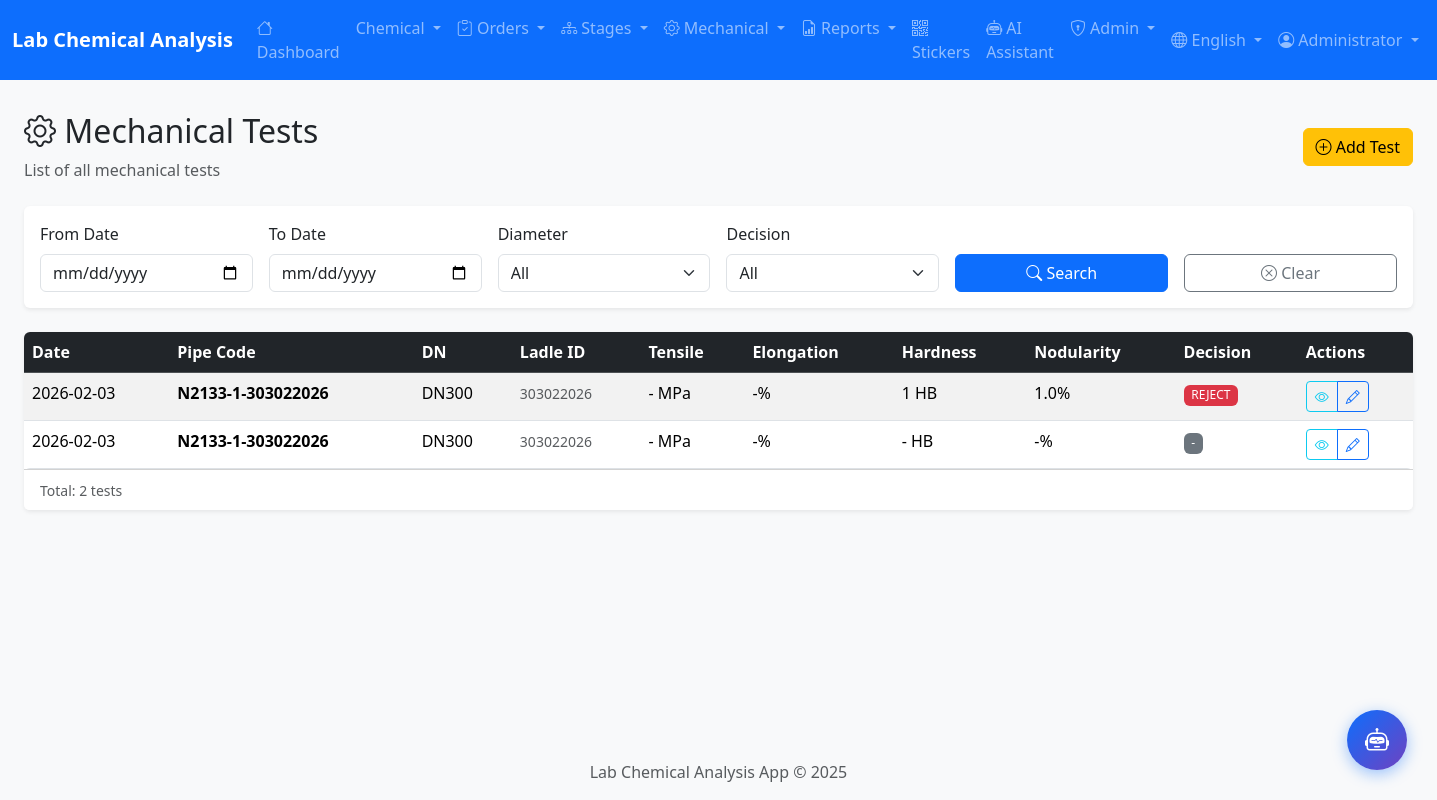
Before: /mechanical/ (signed in) with the older database file.
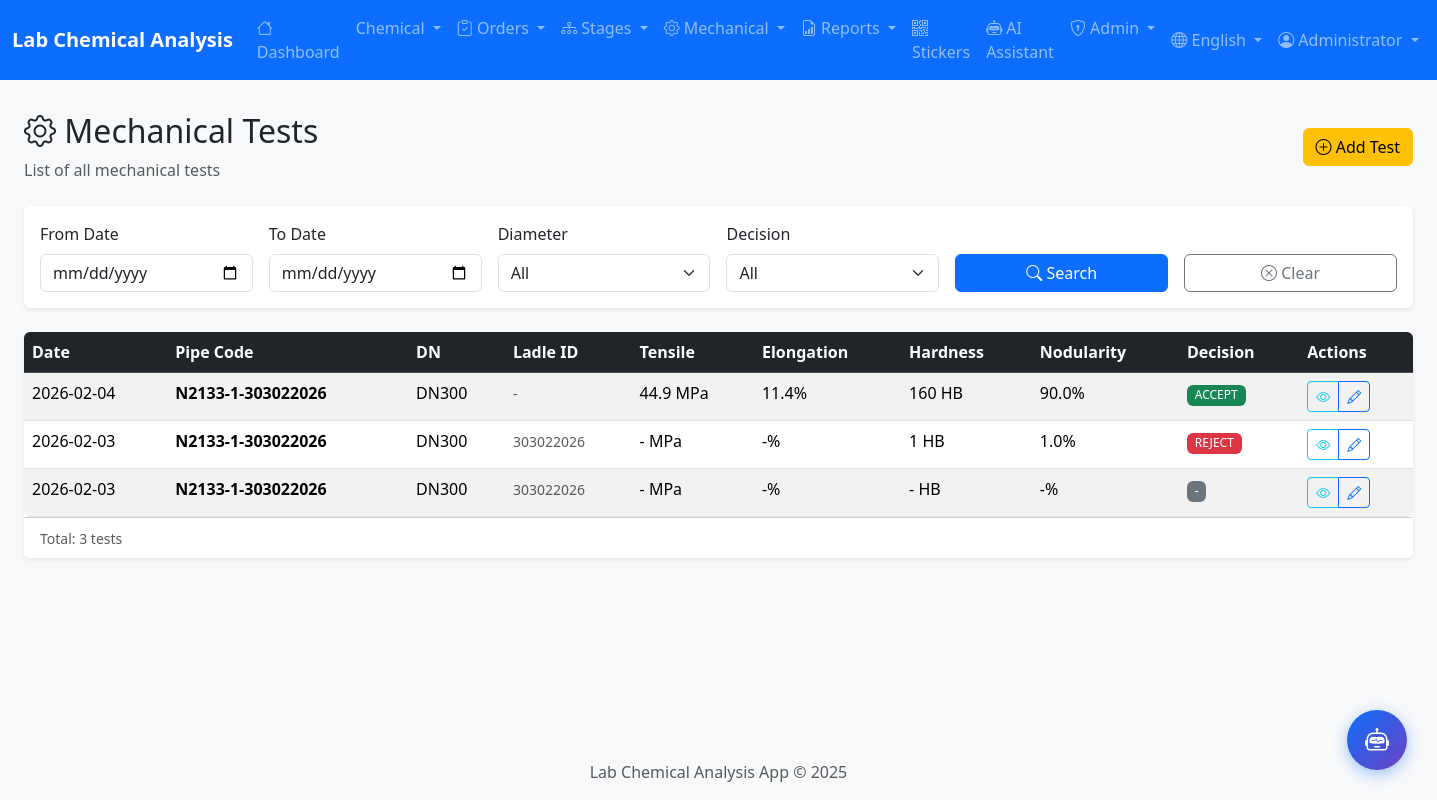
After: the same page with the newer database file.
### app/models/mechanical.py (models this page shows, shortened)
class MechanicalTest(db.Model):
    __tablename__ = 'mechanical_tests'
    id = db.Column(db.Integer, primary_key=True)
    test_date = db.Column(db.Date, nullable=False, index=True)
    test_number = db.Column(db.Integer)
    diameter = db.Column(db.Integer)  # 300, 500, etc.
    code = db.Column(db.String(50))  # A2989, V4783
    pipe_code = db.Column(db.String(100), index=True)  # Full pipe code: N2133-1-303022026
    pipe_no = db.Column(db.Integer)
    ladle_id = db.Column(db.String(20), db.ForeignKey('chemical_analyses.ladle_id'), index=True)
    pipe_id = db.Column(db.Integer, db.ForeignKey('pipes.id'), index=True)
    day = db.Column(db.Integer)
    month = db.Column(db.Integer)
    year = db.Column(db.Integer)
    sample_thickness = db.Column(db.Float)
    d1 = db.Column(db.Float)
    d2 = db.Column(db.Float)
    d3 = db.Column(db.Float)
    avg_dimension = db.Column(db.Float)  # AVD
    original_length = db.Column(db.Float)  # Lo
    final_length = db.Column(db.Float)  # Lf
    area_d_squared = db.Column(db.Float)  # (A) D^2
    force_kgf = db.Column(db.Float)  # F =Kgf
    tensile_strength = db.Column(db.Float)  # sigma = F/A
    elongation = db.Column(db.Float)  # E = (Lf-Lo)/Lo x100
    microstructure = db.Column(db.Text)
    percent_85 = db.Column(db.Float)  # >85%
    percent_70 = db.Column(db.Float)  # >70%
    percent_40 = db.Column(db.Float)  # >40%
    percent_1 = db.Column(db.Float)  # <1%
    nodularity_percent = db.Column(db.Float)  # %Nd
    nodule_count = db.Column(db.Integer)  # NC
    hardness = db.Column(db.Float)
    carbides = db.Column(db.Float)
    shift = db.Column(db.Integer)
    tester_name = db.Column(db.String(100))
    decision = db.Column(db.String(20))
    reason = db.Column(db.Text)
    has_defect = db.Column(db.Boolean, default=False)
    defect_reason = db.Column(db.Text)
    comments = db.Column(db.Text)
    created_at = db.Column(db.DateTime, default=datetime.utcnow)
    created_by_id = db.Column(db.Integer, db.ForeignKey('users.id'))

### app/routes/mechanical.py (the view)
@mechanical_bp.route('/')
@login_required
def list():
    page = request.args.get('page', 1, type=int)
    per_page = 20
    date_from = request.args.get('date_from')
    date_to = request.args.get('date_to')
    diameter = request.args.get('diameter', type=int)
    query = MechanicalTest.query
    if date_from:
        query = query.filter(MechanicalTest.test_date >= date_from)
    if date_to:
        query = query.filter(MechanicalTest.test_date <= date_to)
    if diameter:
        query = query.filter(MechanicalTest.diameter == diameter)
    tests = query.order_by(MechanicalTest.test_date.desc())\
        .paginate(page=page, per_page=per_page)
    return render_template('mechanical/list.html', tests=tests)

### app/__init__.py (called while the page is built)
def get_locale():
    locale = request.cookies.get('locale')
    if locale in ['ar', 'en']:
        return locale
    return request.accept_languages.best_match(['ar', 'en']) or 'en'

### app/models/user.py (called while the page is built)
    @property
    def is_admin(self):
        return self.role == self.ROLE_ADMIN

### app/templates/mechanical/list.html (shortened to what the changed rows need)
{% extends 'base.html' %}
{% block content %}
<div class="container-fluid">
    <div class="row mb-4">
        <div class="col">
            <div class="d-flex justify-content-between align-items-center">
                <div>
                    <h2>
                        <i class="bi bi-gear"></i>
                        {{ 'الاختبارات الميكانيكية' if current_locale == 'ar' else 'Mechanical Tests' }}
                    </h2>
                </div>
            </div>
        </div>
    </div>
    <div class="card border-0 shadow-sm">
        <div class="card-body p-0">
            <div class="table-responsive">
                <table class="table table-hover table-striped mb-0">
                    <thead class="table-dark">
                        <tr>
                            <th>{{ 'التاريخ' if current_locale == 'ar' else 'Date' }}</th>
                            <th>{{ 'كود الأنبوب' if current_locale == 'ar' else 'Pipe Code' }}</th>
                            <th>{{ 'القطر' if current_locale == 'ar' else 'DN' }}</th>
                            <th>{{ 'معرف المغرفة' if current_locale == 'ar' else 'Ladle ID' }}</th>
                            <th>{{ 'قوة الشد' if current_locale == 'ar' else 'Tensile' }}</th>
                            <th>{{ 'الاستطالة' if current_locale == 'ar' else 'Elongation' }}</th>
                            <th>{{ 'الصلادة' if current_locale == 'ar' else 'Hardness' }}</th>
                            <th>{{ 'النودولارية' if current_locale == 'ar' else 'Nodularity' }}</th>
                            <th>{{ 'القرار' if current_locale == 'ar' else 'Decision' }}</th>
                            <th>{{ 'إجراءات' if current_locale == 'ar' else 'Actions' }}</th>
                        </tr>
                    </thead>
                    <tbody>
                        {% for test in tests %}
                        <tr>
                            <td>{{ test.test_date }}</td>
                            <td><strong>{{ test.pipe_code or test.code or '-' }}</strong></td>
                            <td>DN{{ test.diameter or '?' }}</td>
                            <td><small class="text-muted">{{ test.ladle_id or '-' }}</small></td>
                            <td>{{ '%.1f'|format(test.tensile_strength) if test.tensile_strength else '-' }} MPa</td>
                            <td>{{ '%.1f'|format(test.elongation) if test.elongation else '-' }}%</td>
                            <td>{{ '%.0f'|format(test.hardness) if test.hardness else '-' }} HB</td>
                            <td>{{ '%.1f'|format(test.nodularity_percent) if test.nodularity_percent else '-' }}%</td>
                            <td>
                                {% if test.decision == 'ACCEPT' %}
                                <span class="badge bg-success">{{ test.decision }}</span>
                                {% elif test.decision == 'REJECT' %}
                                <span class="badge bg-danger">{{ test.decision }}</span>
                                {% else %}
                                <span class="badge bg-secondary">{{ test.decision or '-' }}</span>
                                {% endif %}
                            </td>
                            <td>
                                <div class="btn-group btn-group-sm">
                                    <a href="{{ url_for('mechanical.detail', id=test.id) }}" class="btn btn-outline-info" title="View">
                                        <i class="bi bi-eye"></i>
                                    </a>
                                    <a href="{{ url_for('mechanical.edit', id=test.id) }}" class="btn btn-outline-primary" title="Edit">
                                        <i class="bi bi-pencil"></i>
                                    </a>
                                </div>
                            </td>
                        </tr>
                        {% else %}
                        <tr>
                            <td colspan="10" class="text-center py-4 text-muted">
                                {{ 'لا توجد نتائج' if current_locale == 'ar' else 'No results found' }}
                            </td>
                        </tr>
                        {% endfor %}
                    </tbody>
                </table>
            </div>
        </div>
        {% if tests.total > 0 %}
        <div class="card-footer bg-white">
            <small class="text-muted">
                {{ 'إجمالي:' if current_locale == 'ar' else 'Total:' }} {{ tests.total }}
                {{ 'اختبار' if current_locale == 'ar' else 'tests' }}
            </small>
        </div>
        {% endif %}
    </div>
</div>
{% endblock %}

Changed rows visible on the page:
added MechanicalTest: test_date "2026-02-04", pipe_code "N2133-1-303022026", diameter "300", ladle "-", tensile_strength "44.9", elongation "11.4", hardness "160", nodularity_percent "90.0", decision "ACCEPT"
Other visible differences:
{{ tests.total }}: "2" → "3"
